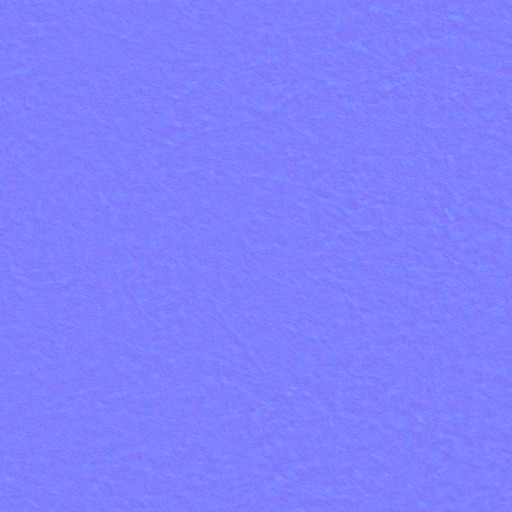
#> input picture blender/texturas/cabina/alcantara_clara_nor.jpg, 512 x 512 px
$ python dof.py ../../blender/texturas/cabina/alcantara_clara_color.jpg ../../blender/texturas/cabina/alcantara_clara_nor.jpg ../../blender/texturas/cabina/alcantara_clara_nor.jpg 1.0 1.0 1.0
#> lines starting #> are read from the running program, lines starting #| are printed output that depends on the picture
# Profundidad de campo de lente real sobre la placa (o sobre cada cuadro del loop): círculo de confusión ∝ |d − d_foco|,
# con d = disparidad normalizada de MoGe (cerca = blanco). Desenfoque de disco en luz lineal, así las velas lejanas
# salen como bokeh redondo y brillante. Sólo el fondo se desenfoca por capas pesadas por "detrás del foco", para que
# lo enfocado (instrumentos) no se derrame como halo sobre lo desenfocado.
# Uso: python dof.py <entrada.png|mp4> <disparidad.png> <salida.png|mkv> <foco_x> <foco_y> <coc_lejos_px>
#   foco_x/y en fracción del cuadro (0–1); coc_lejos_px = diámetro del desenfoque en el fondo más lejano, a 1920 de ancho
#   (32 mm a T2 en Super 35 enfocando a ~2.5 m da ~10–13 px a 1920 en el infinito).
import sys, subprocess, numpy as np, cv2

src, dsp, out, fx, fy, coc_far = sys.argv[1], sys.argv[2], sys.argv[3], float(sys.argv[4]), float(sys.argv[5]), float(sys.argv[6])


def disco(r):
    k = np.zeros((2 * r + 1, 2 * r + 1), np.float32)
    cv2.circle(k, (r, r), r, 1.0, -1, cv2.LINE_AA)
    return k / k.sum()


def preparar(W, H):
#> called with W = 512, H = 512
    d = cv2.imread(dsp, cv2.IMREAD_GRAYSCALE).astype(np.float32) / 255
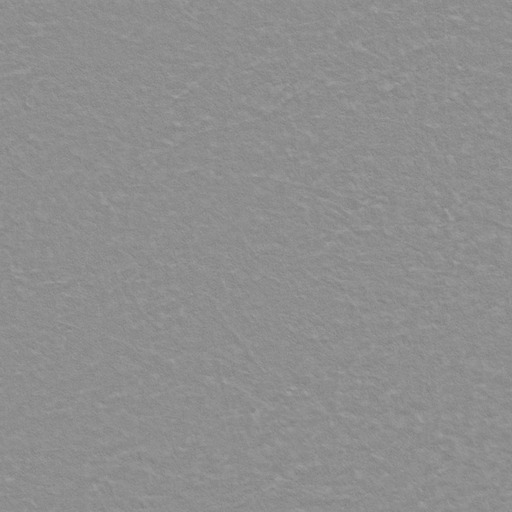
#> d: shape (512, 512) float32; min 0.486, max 0.635, mean 0.557
    d = cv2.resize(d, (W, H), interpolation=cv2.INTER_LINEAR)
    df = np.median(d[int(fy * H) - 4:int(fy * H) + 5, int(fx * W) - 4:int(fx * W) + 5])
#> df = 0.563
    import os
    # FOCO_D: disparidad del plano de foco explícita. Un sujeto fino (micrófono colgado, 2026-10-10) MoGe lo pega al
    # retablo: el df muestreado en el foco sería el del fondo y nada quedaría detrás del foco (Fable).
    if os.environ.get("FOCO_D"):
        df = float(os.environ["FOCO_D"])
    # FOCO_MASK: zonas que van en el plano de foco aunque el mapa vea el fondo detrás (humo de copal sobre la bocina:
    # MoGe ve el muro a través del humo y lo desenfocaba).
    if os.environ.get("FOCO_MASK"):
        m = cv2.resize(cv2.imread(os.environ["FOCO_MASK"], cv2.IMREAD_GRAYSCALE).astype(np.float32) / 255, (W, H))
        d = d * (1 - m) + np.maximum(d, df) * m
    lejos = np.percentile(d, 1)
#> lejos = 0.525
    radio = np.clip((df - d) / max(df - lejos, 1e-3), 0, None) * coc_far / 2 * W / 1920  # sólo detrás del foco
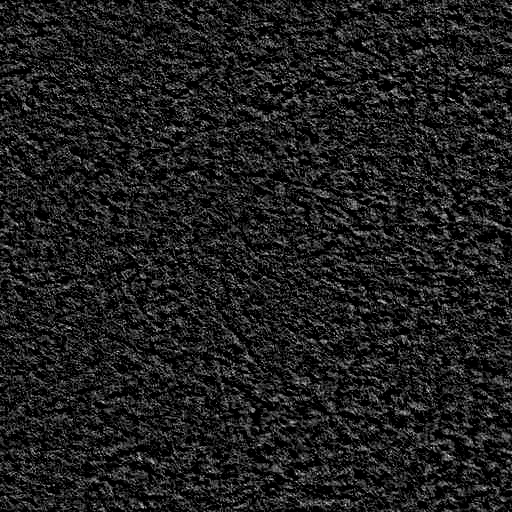
#> radio: shape (512, 512) float32; min 0, max 0.274, mean 0.0335; drawn with min black and max white
    niveles = [0, 1, 2, 3, 4, 6, 8, 11, 15]
    niveles = [r for r in niveles if r <= max(1, radio.max()) + 1]
#> niveles = [0, 1, 2]
    peso_atras = cv2.GaussianBlur((d <= df + 0.02).astype(np.float32), (0, 0), 2)  # no mezclar lo enfocado en el fondo
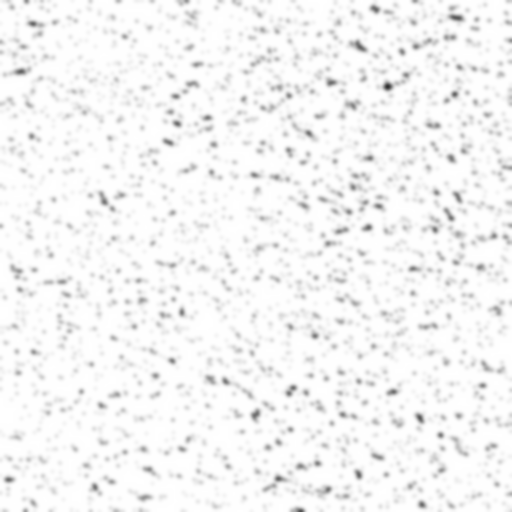
#> peso_atras: shape (512, 512) float32; min 0.185, max 1, mean 0.962
    return radio, niveles, peso_atras, df


def aplicar(img, radio, niveles, peso):
    lin = (img.astype(np.float32) / 255) ** 2.2
    capas = []
    for r in niveles:
        if r == 0:
            capas.append(lin)
            continue
        k = disco(r)
        num = cv2.filter2D(lin * peso[..., None], -1, k)
        den = cv2.filter2D(peso, -1, k)[..., None]
        capas.append(np.where(den > 1e-3, num / np.maximum(den, 1e-3), lin))
    res = np.zeros_like(lin)
    rr = np.array(niveles, np.float32)
    idx = np.clip(np.searchsorted(rr, radio) , 1, len(rr) - 1)
    lo, hi = rr[idx - 1], rr[idx]
    t = np.clip((radio - lo) / np.maximum(hi - lo, 1e-3), 0, 1)
    for i in range(len(rr)):
        w = np.where(idx == i, t, 0) + np.where(idx - 1 == i, 1 - t, 0)
        res += capas[i] * w[..., None]
    return (np.clip(res, 0, 1) ** (1 / 2.2) * 255 + 0.5).astype(np.uint8)


if src.endswith(".png"):
    img = cv2.imread(src)
    H, W = img.shape[:2]
    radio, niveles, peso, df = preparar(W, H)
    cv2.imwrite(out, aplicar(img, radio, niveles, peso))
    print(out, W, H, "d_foco", round(float(df), 3), "radio max", round(float(radio.max()), 1))
else:
    cap = cv2.VideoCapture(src)
    W, H = int(cap.get(3)), int(cap.get(4))
    radio, niveles, peso, df = preparar(W, H)
#> niveles = [0, 1, 2]; df = 0.563
#> (the run stopped early here; a loop or call above may not have finished)
